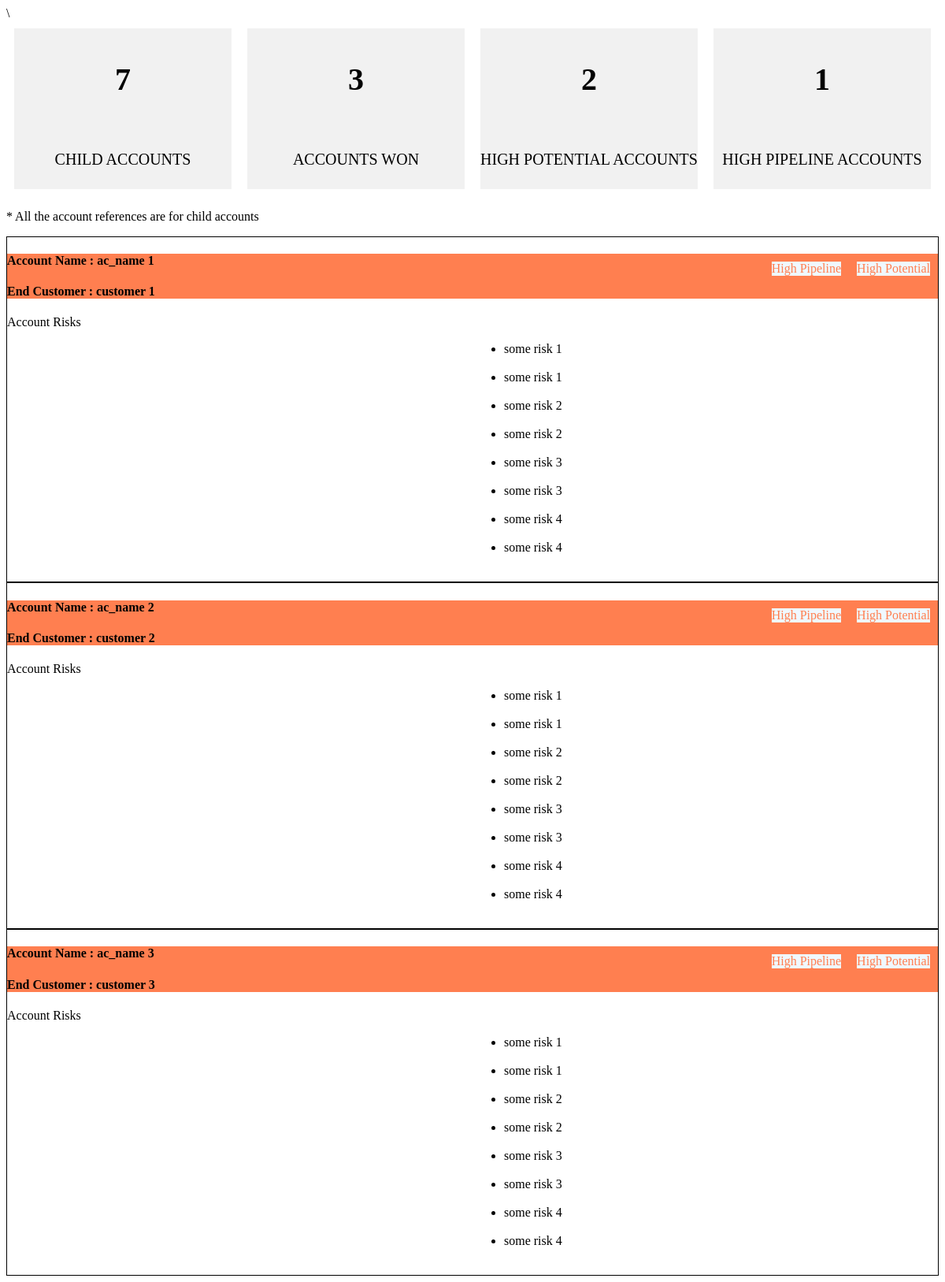
The page / on the database its author committed.
### emplayapp/models.py (models this page shows, shortened)
class Account_Risk(models.Model):
    account_id = models.IntegerField()
    account_name = models.CharField(max_length=250)
    customer_name = models.CharField(max_length=250)
    account_risk = models.TextField()

### emplayapp/views.py (the view)
# urls.py: url(r'^$', views.index, name='index'),
def index(request):
    child_account_count = len(Account.objects.values('account_child_account').annotate(child_count=Count('account_child_account',distinct=True)))
    won_count = len(Account.objects.filter(stage="Won"))
    count_pipeline = Account.objects.filter(pipeline="HP").values('pipeline').annotate(
                     n=Count('account_id', distinct=True))
    count_potential = Account.objects.filter(potential="HP").values('potential').annotate(
                      n=Count('account_id',distinct =True))
    account_risk_data = [{"account_name":i.account_name,"customer_name":i.customer_name,"risk":i.account_risk.split("@")} for i in  Account_Risk.objects.all()]
    queries = {"child_account_count": child_account_count,
               "won_count": won_count, "count_pipeline": count_pipeline[0]['n'], "count_potential":count_potential[0]['n']}
    return render(request, 'index.html', {'queries':queries,'account_risk_data':account_risk_data})

### templates/index.html (shortened to what this page needs)
<html>
<head>
</head>
<body>
<div class="flex-container">
  <div>
     <h1> {{ queries.child_account_count }}<br></h1>
      CHILD ACCOUNTS
  </div>
  <div>
      <h1>{{ queries.won_count }}<br></h1>
      ACCOUNTS WON
  </div>
  <div>
      <h1>{{ queries.count_potential }}<br></h1>
      HIGH POTENTIAL ACCOUNTS
  </div>
  <div>
      <h1>{{ queries.count_pipeline }}<br></h1>
      HIGH PIPELINE ACCOUNTS
  </div>
</div>
<p>* All the account references  are for child accounts</p>
{% for account in account_risk_data %}
<div class = "container">
<div class="flex-body">
    <div class="side">High Potential</div>
    <div class="side">High Pipeline</div>
    <h4> Account Name : {{ account.account_name }}</h4>
    <h4> End Customer : {{ account.customer_name }}</h4>
</div>
<div>
Account Risks
    <ul style="margin-left: 50%">
        {% for risk in account.risk %}
            <li>{{ risk }}</li><br>
            <li>{{ risk }}</li><br>
            {% endfor %}
    </ul>
</div>
</div>
{% endfor %}
</body>
</html>

### templates/index.html (style rules this page uses)
.flex-container { display: flex; flex-wrap: nowrap; }
.flex-container > div { background-color: #f1f1f1; width: 300px; margin: 10px; text-align: center; line-height: 75px; font-size: 20px; }
.flex-body { background-color: coral; }
.container { border:1px solid black }
.side { float: right; background-color: aliceblue; color: coral;margin: 10px }

### rows shown on the page
Account_Risk: account_name "ac_name 1", customer_name "customer 1"
Account_Risk: account_name "ac_name 2", customer_name "customer 2"
Account_Risk: account_name "ac_name 3", customer_name "customer 3"

### other values the page prints
{{ queries.child_account_count }} "7"
{{ queries.won_count }} "3"
{{ queries.count_potential }} "2"
{{ queries.count_pipeline }} "1"
{{ risk }} "some risk 1" "some risk 2" "some risk 3" "some risk 4" "some risk 1" "some risk 2" "some risk 3" "some risk 4" "some risk 1" "some risk 2" "some risk 3" "some risk 4"
